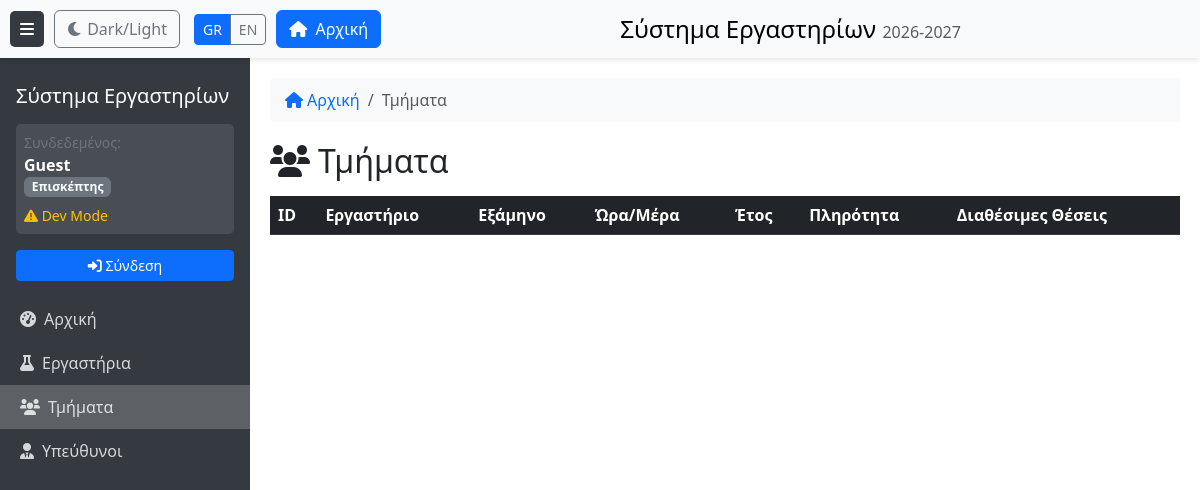
/groups-view, run on an earlier commit of the app's database.
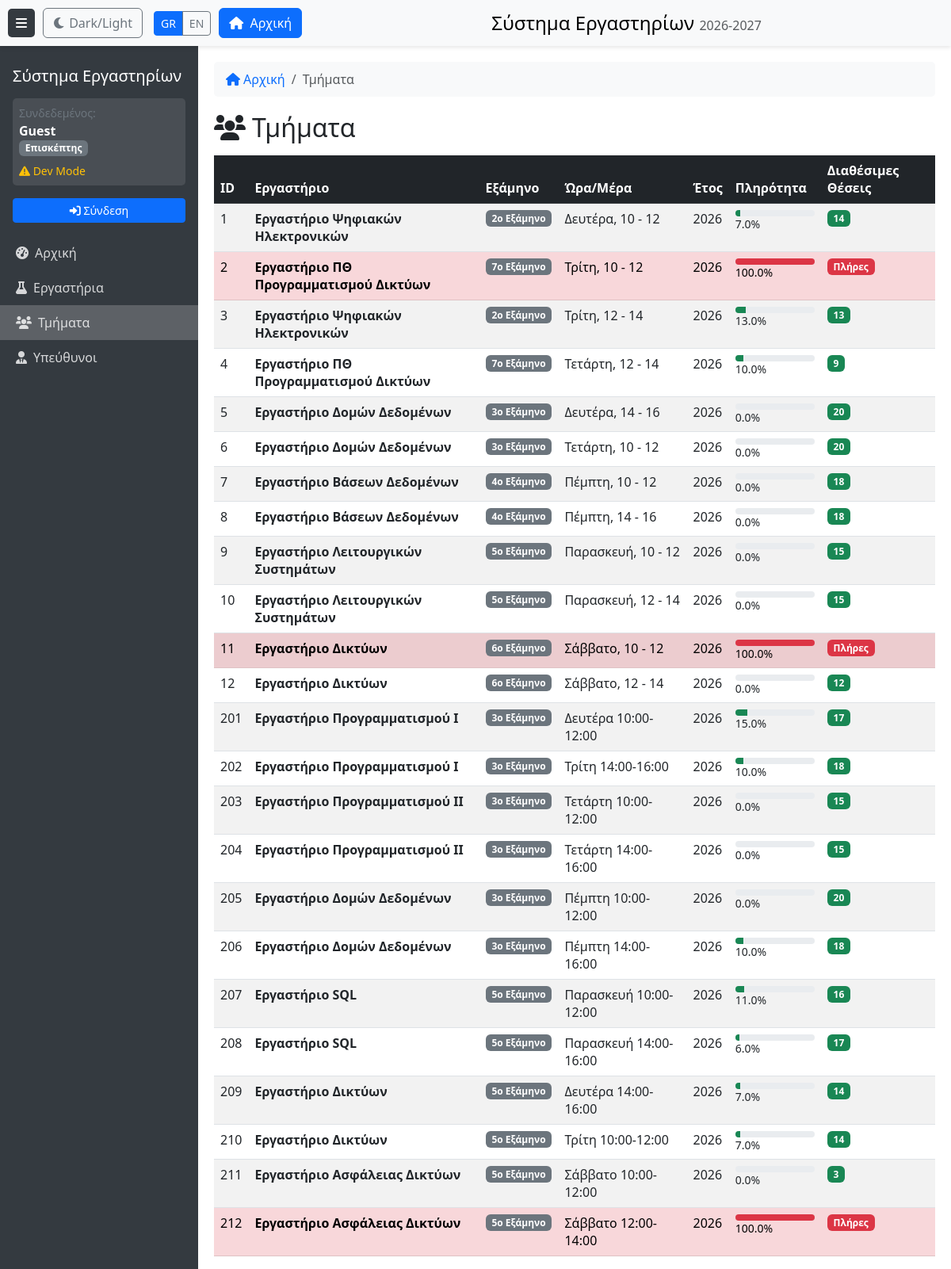
And on a later commit of the database.
### models.py (models this page shows)
class LabGroup(db.Model):
    __tablename__ = 'lab_groups'
    group_id = db.Column(db.Integer, primary_key=True, autoincrement=True)
    daytime = db.Column(db.Text, nullable=False)
    year = db.Column(db.Integer, nullable=False)
    finalize = db.Column(db.Text, nullable=False)

class CourseLab(db.Model):
    __tablename__ = 'course_lab'
    lab_id = db.Column(db.Integer, primary_key=True, autoincrement=True)
    name = db.Column(db.Text, nullable=False)
    description = db.Column(db.Text, nullable=False)
    maxusers = db.Column(db.Integer, nullable=False)
    reg_limit = db.Column(db.Text, nullable=False)
    max_misses = db.Column(db.Integer, nullable=False)

class Coursename(db.Model):
    __tablename__ = 'coursename'
    course_id = db.Column(db.Integer, primary_key=True)
    name = db.Column(db.Text, nullable=False)
    description = db.Column(db.Text, nullable=False)
    semester = db.Column(db.Text, nullable=False)

### routes/views.py (the view)
@views_bp.route('/groups-view')
@require_permission('dashboard', 'view')
def groups_page():
    academic_year = get_academic_year()
    groups_raw = db.session.query(
        LabGroup, RelLabGroup.lab_id, CourseLab.name.label('lab_name'),
        Coursename.semester.label('semester')
    ).join(
        RelLabGroup, LabGroup.group_id == RelLabGroup.group_id
    ).join(
        CourseLab, RelLabGroup.lab_id == CourseLab.lab_id
    ).outerjoin(
        RelCourseLab, CourseLab.lab_id == RelCourseLab.lab_id
    ).outerjoin(
        Coursename, RelCourseLab.course_id == Coursename.course_id
    ).filter(LabGroup.year == academic_year).all()
    groups = []
    for group, lab_id, lab_name, semester in groups_raw:
        occupancy = get_group_occupancy(group.group_id, lab_id)
        groups.append({
            'group_id': group.group_id,
            'daytime': group.daytime,
            'year': group.year,
            'lab_id': lab_id,
            'lab_name': lab_name,
            'semester': semester or '-',
            'occupancy_percentage': occupancy['percentage'],
            'available_spots': occupancy['available'],
            'is_full': occupancy['is_full']
        })
    all_labs = []
    professors = []
    if session.get('role') == 'admin':
        all_labs = CourseLab.query.order_by(CourseLab.name).all()
        professors = Professor.query.order_by(Professor.name).all()
    return render_template('groups.html',
                           active_page='groups',
                           groups=groups,
                           all_labs=all_labs,
                           professors=professors)

### app.py (called while the page is built)
def get_locale():
    return session.get('language', 'el')

@app.context_processor
def inject_common_vars():
    return {
        'name': session.get('name', 'Guest'),
        'role': session.get('role', 'guest'),
        'AUTH_MODE': app.config['AUTH_MODE'],
        'academic_year': get_academic_year(),
        'current_language': session.get('language', 'el'),
    }

@app.after_request
def add_no_cache_headers(response):
    if 'text/html' in response.content_type:
        response.headers['Cache-Control'] = 'no-cache, no-store, must-revalidate'
        response.headers['Pragma'] = 'no-cache'
        response.headers['Expires'] = '0'
    return response

### auth.py (called while the page is built, shortened)
def require_permission(resource, action):
    def decorator(f):
        @functools.wraps(f)
        def decorated_function(*args, **kwargs):
            matrix = PermissionMatrix()
            if 'schGrAcPersonID' in session:
                user_id = session['schGrAcPersonID']
                role = matrix.get_user_role(user_id)
            else:
                role = 'guest'
            return f(*args, **kwargs)
        return decorated_function
    return decorator

### templates/groups.html (shortened to what this page needs)
﻿{% extends "base.html" %}
{% block breadcrumb %}
<li class="breadcrumb-item active" aria-current="page">{{ _('Τμήματα') }}</li>
{% endblock %}
{% block content %}
<div class="d-flex justify-content-between align-items-center mb-3">
    <h2 class="mb-0"><i class="fas fa-users me-2"></i>{{ _('Τμήματα') }}</h2>
</div>
<div class="table-responsive">
    <table class="table table-striped table-hover sortable">
        <thead class="table-dark">
            <tr>
                <th>ID</th>
                <th>{{ _('Εργαστήριο') }}</th>
                <th>{{ _('Εξάμηνο') }}</th>
                <th>{{ _('Ώρα/Μέρα') }}</th>
                <th>{{ _('Έτος') }}</th>
                <th>{{ _('Πληρότητα') }}</th>
                <th>{{ _('Διαθέσιμες Θέσεις') }}</th>
            </tr>
        </thead>
        <tbody>
        {% for group in groups %}
            <tr class="{% if group.is_full %}table-danger{% endif %}">
                <td>{{ group.group_id }}</td>
                <td><strong>{{ group.lab_name }}</strong></td>
                <td><span class="badge bg-secondary">{{ group.semester }}</span></td>
                <td>{{ group.daytime }}</td>
                <td>{{ group.year }}</td>
                <td>
                    <div class="progress occupancy-bar occupancy-bar-inline">
                        <div class="progress-bar {% if group.occupancy_percentage >= 90 %}bg-danger{% elif group.occupancy_percentage >= 70 %}bg-warning{% else %}bg-success{% endif %}"
                             style="width: {{ group.occupancy_percentage }}%"></div>
                    </div>
                    <small>{{ group.occupancy_percentage|round(0) }}%</small>
                </td>
                <td>
                    {% if group.is_full %}
                    <span class="badge bg-danger">{{ _('Πλήρες') }}</span>
                    {% else %}
                    <span class="badge bg-success">{{ group.available_spots }}</span>
                    {% endif %}
                </td>
            </tr>
        {% endfor %}
        </tbody>
    </table>
</div>
{% endblock %}

What changed in the data, as far as the page shows it:
now on this page (row edited): LabGroup: group_id "1", lab_name "Εργαστήριο Ψηφιακών Ηλεκτρονικών", semester "2ο Εξάμηνο", daytime "Δευτέρα, 10 - 12", year "2026", {{ group.occupancy_percentage }} 6.7 (drawn), occupancy_percentage "7.0", available_spots "14"
now on this page (row edited): LabGroup: group_id "2", lab_name "Εργαστήριο ΠΘ Προγραμματισμού Δικτύων", semester "7ο Εξάμηνο", daytime "Τρίτη, 10 - 12", year "2026", occupancy_percentage "100.0"
now on this page (row edited): LabGroup: group_id "3", lab_name "Εργαστήριο Ψηφιακών Ηλεκτρονικών", semester "2ο Εξάμηνο", daytime "Τρίτη, 12 - 14", year "2026", {{ group.occupancy_percentage }} 13.3 (drawn), occupancy_percentage "13.0", available_spots "13"
now on this page (row edited): LabGroup: group_id "4", lab_name "Εργαστήριο ΠΘ Προγραμματισμού Δικτύων", semester "7ο Εξάμηνο", daytime "Τετάρτη, 12 - 14", year "2026", occupancy_percentage "10.0", available_spots "9"
added LabGroup: group_id "5", lab_name "Εργαστήριο Δομών Δεδομένων", semester "3ο Εξάμηνο", daytime "Δευτέρα, 14 - 16", year "2026", occupancy_percentage "0.0", available_spots "20"
added LabGroup: group_id "6", lab_name "Εργαστήριο Δομών Δεδομένων", semester "3ο Εξάμηνο", daytime "Τετάρτη, 10 - 12", year "2026", occupancy_percentage "0.0", available_spots "20"
added LabGroup: group_id "7", lab_name "Εργαστήριο Βάσεων Δεδομένων", semester "4ο Εξάμηνο", daytime "Πέμπτη, 10 - 12", year "2026", occupancy_percentage "0.0", available_spots "18"
added LabGroup: group_id "8", lab_name "Εργαστήριο Βάσεων Δεδομένων", semester "4ο Εξάμηνο", daytime "Πέμπτη, 14 - 16", year "2026", occupancy_percentage "0.0", available_spots "18"
added LabGroup: group_id "9", lab_name "Εργαστήριο Λειτουργικών Συστημάτων", semester "5ο Εξάμηνο", daytime "Παρασκευή, 10 - 12", year "2026", occupancy_percentage "0.0", available_spots "15"
added LabGroup: group_id "10", lab_name "Εργαστήριο Λειτουργικών Συστημάτων", semester "5ο Εξάμηνο", daytime "Παρασκευή, 12 - 14", year "2026", occupancy_percentage "0.0", available_spots "15"
added LabGroup: group_id "11", lab_name "Εργαστήριο Δικτύων", semester "6ο Εξάμηνο", daytime "Σάββατο, 10 - 12", year "2026", occupancy_percentage "100.0"
added LabGroup: group_id "12", lab_name "Εργαστήριο Δικτύων", semester "6ο Εξάμηνο", daytime "Σάββατο, 12 - 14", year "2026", occupancy_percentage "0.0", available_spots "12"
added LabGroup: group_id "201", lab_name "Εργαστήριο Προγραμματισμού Ι", semester "3ο Εξάμηνο", daytime "Δευτέρα 10:00-12:00", year "2026", occupancy_percentage "15.0", available_spots "17"
added LabGroup: group_id "202", lab_name "Εργαστήριο Προγραμματισμού Ι", semester "3ο Εξάμηνο", daytime "Τρίτη 14:00-16:00", year "2026", occupancy_percentage "10.0", available_spots "18"
added LabGroup: group_id "203", lab_name "Εργαστήριο Προγραμματισμού ΙΙ", semester "3ο Εξάμηνο", daytime "Τετάρτη 10:00-12:00", year "2026", occupancy_percentage "0.0", available_spots "15"
added LabGroup: group_id "204", lab_name "Εργαστήριο Προγραμματισμού ΙΙ", semester "3ο Εξάμηνο", daytime "Τετάρτη 14:00-16:00", year "2026", occupancy_percentage "0.0", available_spots "15"
added LabGroup: group_id "205", lab_name "Εργαστήριο Δομών Δεδομένων", semester "3ο Εξάμηνο", daytime "Πέμπτη 10:00-12:00", year "2026", occupancy_percentage "0.0", available_spots "20"
added LabGroup: group_id "206", lab_name "Εργαστήριο Δομών Δεδομένων", semester "3ο Εξάμηνο", daytime "Πέμπτη 14:00-16:00", year "2026", occupancy_percentage "10.0", available_spots "18"
added LabGroup: group_id "207", lab_name "Εργαστήριο SQL", semester "5ο Εξάμηνο", daytime "Παρασκευή 10:00-12:00", year "2026", {{ group.occupancy_percentage }} 11.1 (drawn), occupancy_percentage "11.0", available_spots "16"
added LabGroup: group_id "208", lab_name "Εργαστήριο SQL", semester "5ο Εξάμηνο", daytime "Παρασκευή 14:00-16:00", year "2026", {{ group.occupancy_percentage }} 5.6 (drawn), occupancy_percentage "6.0", available_spots "17"
added LabGroup: group_id "209", lab_name "Εργαστήριο Δικτύων", semester "5ο Εξάμηνο", daytime "Δευτέρα 14:00-16:00", year "2026", {{ group.occupancy_percentage }} 6.7 (drawn), occupancy_percentage "7.0", available_spots "14"
added LabGroup: group_id "210", lab_name "Εργαστήριο Δικτύων", semester "5ο Εξάμηνο", daytime "Τρίτη 10:00-12:00", year "2026", {{ group.occupancy_percentage }} 6.7 (drawn), occupancy_percentage "7.0", available_spots "14"
added LabGroup: group_id "211", lab_name "Εργαστήριο Ασφάλειας Δικτύων", semester "5ο Εξάμηνο", daytime "Σάββατο 10:00-12:00", year "2026", occupancy_percentage "0.0", available_spots "3"
added LabGroup: group_id "212", lab_name "Εργαστήριο Ασφάλειας Δικτύων", semester "5ο Εξάμηνο", daytime "Σάββατο 12:00-14:00", year "2026", occupancy_percentage "100.0"
